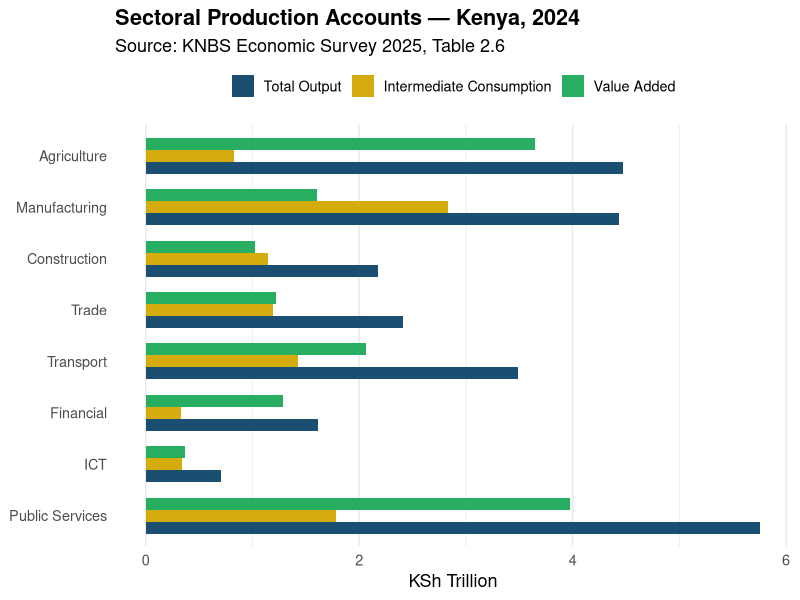
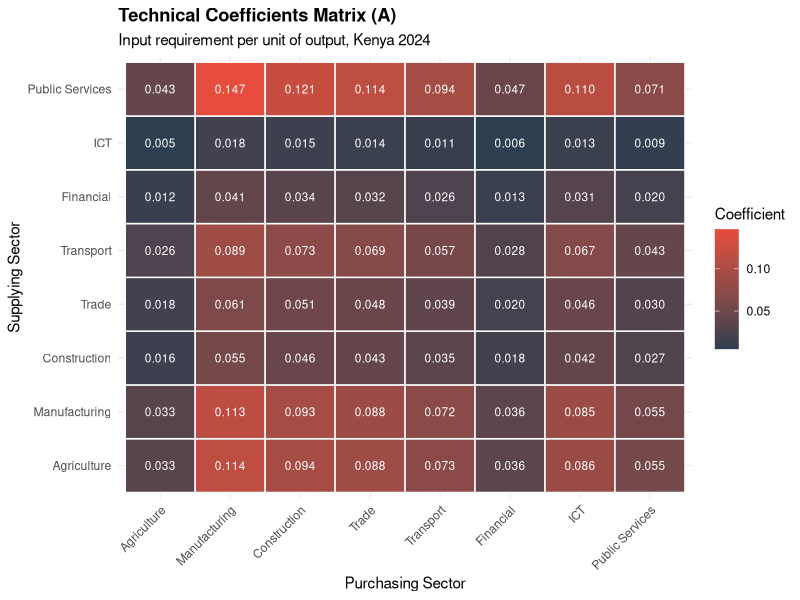
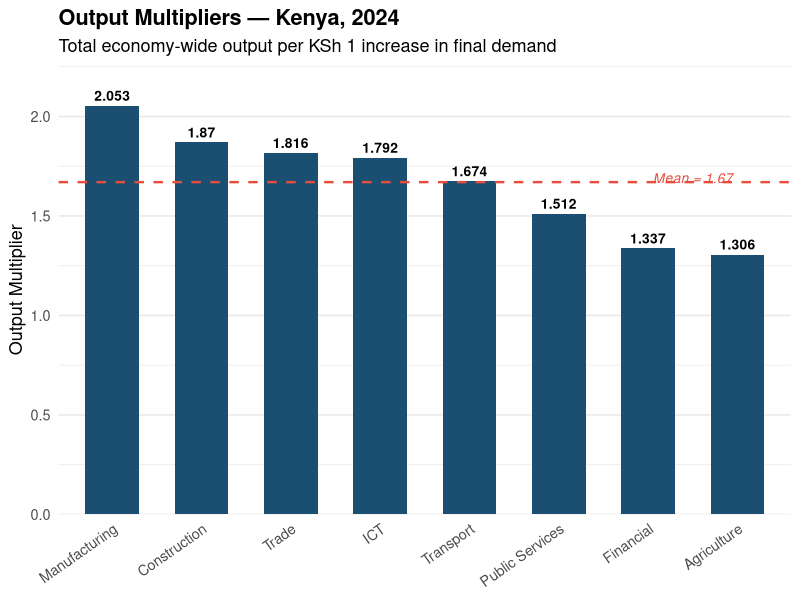
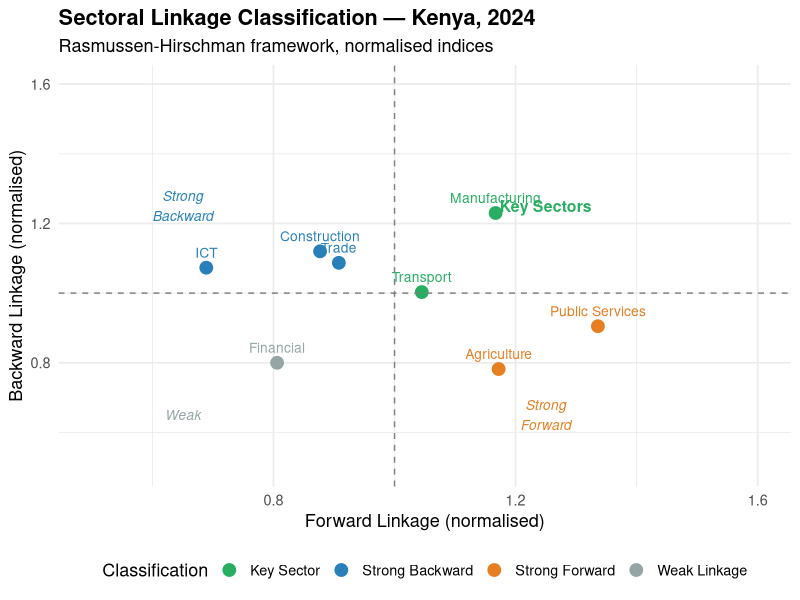
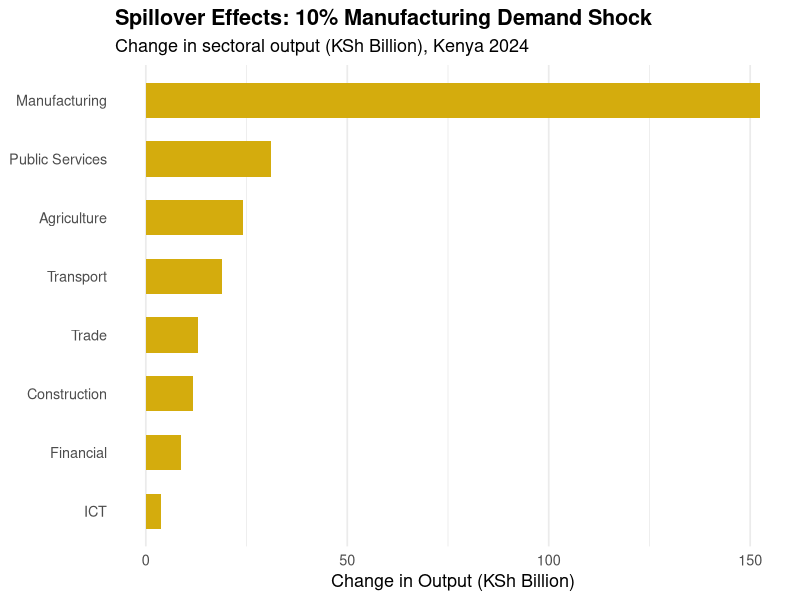
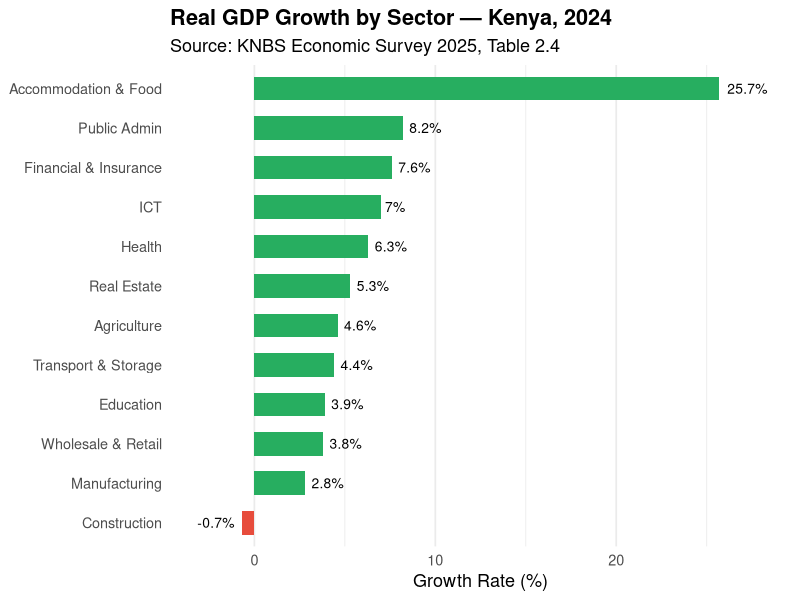

Write the R code that produced these figures, in order.
## ---- chunk 1
knitr::opts_chunk$set(
  echo = TRUE,
  message = FALSE,
  warning = FALSE,
  fig.align = "center"
)
## ---- chunk 2
# ── Sector labels ──
sectors <- c(
  "Agriculture",
  "Manufacturing",
  "Construction",
  "Trade",
  "Transport",
  "Financial",
  "ICT",
  "Public Services"
)

n <- length(sectors)

# ── Total output at basic prices (KSh Million, 2024*) ──
# Source: Table 2.6, Economic Survey 2025 (KNBS)
#
# Sector aggregation:
#   Agriculture     = Agriculture, forestry & fishing
#   Manufacturing   = Manufacturing + Mining & quarrying + Electricity supply
#                     + Water supply, sewerage & waste management
#   Construction    = Construction
#   Trade           = Wholesale & retail trade; repairs
#   Transport       = Transportation & storage
#   Financial       = Financial & insurance activities
#   ICT             = Information & communication
#   Public Services = Public administration & defence + Education
#                     + Health & social work + Real estate
#                     + Professional, scientific & technical activities
#                     + Administrative & support service activities
#                     + Accommodation & food services + Other services
#                     + Activities of households as employers

total_output <- c(
  4476418,     # Agriculture
  4435186,     # Manufacturing (3,691,742 + 218,471 + 455,966 + 69,007)
  2171266,     # Construction
  2412339,     # Trade
  3484863,     # Transport & storage
  1614214,     # Financial & insurance
  701267,      # ICT
  5758435      # Public services (aggregated)
)

# ── Total intermediate consumption (KSh Million, 2024*) ──
intermediate_consumption <- c(
  830316,      # Agriculture
  2831010,     # Manufacturing (2,515,349 + 109,501 + 96,659 + 109,501)
  1144143,     # Construction
  1192628,     # Trade
  1423903,     # Transport & storage
  329373,      # Financial & insurance
  336724,      # ICT
  1784770      # Public services (aggregated)
)

# ── Value added = Output - Intermediate consumption ──
value_added <- total_output - intermediate_consumption

# ── Final demand (approximated from GDP contribution, Table 2.1, 2024*) ──
final_demand <- c(
  3646102,     # Agriculture
  1285363,     # Manufacturing
  1027123,     # Construction
  1219711,     # Trade
  2060960,     # Transport & storage
  1284840,     # Financial & insurance
  364542,      # ICT
  3973894      # Public services
)

names(total_output) <- sectors
names(intermediate_consumption) <- sectors
names(value_added) <- sectors
names(final_demand) <- sectors
## ---- chunk 3
accounts_df <- data.frame(
  Sector = sectors,
  `Output (KSh M)` = format(total_output, big.mark = ","),
  `Intermediate Consumption (KSh M)` = format(intermediate_consumption, big.mark = ","),
  `Value Added (KSh M)` = format(value_added, big.mark = ","),
  `IC/Output Ratio` = round(intermediate_consumption / total_output, 3),
  check.names = FALSE
)

knitr::kable(accounts_df,
             caption = "Table 1: Sectoral Production Accounts, Kenya 2024 (KSh Million)",
             align = c("l", rep("r", 4)))
## ---- chunk 4
library(ggplot2)

plot_df <- data.frame(
  Sector = rep(sectors, 3),
  Component = rep(c("Total Output", "Intermediate Consumption", "Value Added"), each = n),
  Value = c(total_output, intermediate_consumption, value_added) / 1e6
)
plot_df$Sector <- factor(plot_df$Sector, levels = rev(sectors))
plot_df$Component <- factor(plot_df$Component,
                            levels = c("Total Output", "Intermediate Consumption", "Value Added"))

ggplot(plot_df, aes(x = Sector, y = Value, fill = Component)) +
  geom_bar(stat = "identity", position = "dodge", width = 0.7) +
  coord_flip() +
  scale_fill_manual(values = c("#1B4F72", "#D4AC0D", "#27AE60")) +
  labs(
    title = "Sectoral Production Accounts — Kenya, 2024",
    subtitle = "Source: KNBS Economic Survey 2025, Table 2.6",
    y = "KSh Trillion",
    x = NULL,
    fill = NULL
  ) +
  theme_minimal(base_size = 13) +
  theme(
    legend.position = "top",
    plot.title = element_text(face = "bold"),
    panel.grid.major.y = element_blank()
  )
## ---- chunk 5
# ── Estimate inter-industry transaction matrix (Z) ──
output_shares <- total_output / sum(total_output)

Z <- matrix(0, nrow = n, ncol = n)
for (j in 1:n) {
  Z[, j] <- intermediate_consumption[j] * output_shares
}

colnames(Z) <- sectors
rownames(Z) <- sectors

cat("Estimated Transaction Matrix Z (KSh Million, 2024):\n")
print(round(Z, 0))
## ---- chunk 6
# ── Technical coefficients matrix ──
A <- Z / matrix(total_output, nrow = n, ncol = n, byrow = TRUE)

cat("Technical Coefficients Matrix A:\n")
print(round(A, 4))
## ---- chunk 7
library(reshape2)

A_melt <- melt(A)
colnames(A_melt) <- c("Supplying_Sector", "Purchasing_Sector", "Coefficient")

ggplot(A_melt, aes(x = Purchasing_Sector, y = Supplying_Sector, fill = Coefficient)) +
  geom_tile(color = "white", linewidth = 0.5) +
  geom_text(aes(label = sprintf("%.3f", Coefficient)), size = 3, color = "white") +
  scale_fill_gradient(low = "#2C3E50", high = "#E74C3C") +
  labs(
    title = "Technical Coefficients Matrix (A)",
    subtitle = "Input requirement per unit of output, Kenya 2024",
    x = "Purchasing Sector",
    y = "Supplying Sector"
  ) +
  theme_minimal(base_size = 11) +
  theme(
    axis.text.x = element_text(angle = 45, hjust = 1),
    plot.title = element_text(face = "bold"),
    legend.position = "right"
  )
## ---- chunk 8
# ── Leontief inverse ──
I_mat <- diag(n)
L <- solve(I_mat - A)

colnames(L) <- sectors
rownames(L) <- sectors

cat("Leontief Inverse Matrix L = (I - A)^{-1}:\n")
print(round(L, 4))
## ---- chunk 9
# ── Output multipliers (column sums of Leontief inverse) ──
output_multipliers <- colSums(L)
names(output_multipliers) <- sectors

mult_df <- data.frame(
  Sector = sectors,
  Multiplier = round(output_multipliers, 4)
)
mult_df <- mult_df[order(-mult_df$Multiplier), ]

knitr::kable(mult_df,
             caption = "Table 2: Output Multipliers by Sector",
             row.names = FALSE,
             align = c("l", "r"))
## ---- chunk 10
mult_df$Sector <- factor(mult_df$Sector, levels = mult_df$Sector)

ggplot(mult_df, aes(x = Sector, y = Multiplier)) +
  geom_col(fill = "#1B4F72", width = 0.6) +
  geom_hline(yintercept = mean(output_multipliers), linetype = "dashed",
             color = "#E74C3C", linewidth = 0.8) +
  geom_text(aes(label = round(Multiplier, 3)), vjust = -0.5, size = 3.5,
            fontface = "bold") +
  annotate("text", x = n - 0.5, y = mean(output_multipliers) + 0.02,
           label = paste0("Mean = ", round(mean(output_multipliers), 3)),
           color = "#E74C3C", fontface = "italic", size = 3.5) +
  labs(
    title = "Output Multipliers — Kenya, 2024",
    subtitle = "Total economy-wide output per KSh 1 increase in final demand",
    x = NULL,
    y = "Output Multiplier"
  ) +
  theme_minimal(base_size = 13) +
  theme(
    axis.text.x = element_text(angle = 35, hjust = 1),
    plot.title = element_text(face = "bold"),
    panel.grid.major.x = element_blank()
  ) +
  scale_y_continuous(expand = expansion(mult = c(0, 0.1)))
## ---- chunk 11
backward <- colSums(L)
forward  <- rowSums(L)

# Normalise relative to economy-wide mean
backward_norm <- backward / mean(backward)
forward_norm  <- forward / mean(forward)

linkage_df <- data.frame(
  Sector   = sectors,
  Backward = round(backward_norm, 3),
  Forward  = round(forward_norm, 3),
  Classification = ifelse(
    backward_norm > 1 & forward_norm > 1, "Key Sector",
    ifelse(backward_norm > 1, "Strong Backward",
           ifelse(forward_norm > 1, "Strong Forward", "Weak Linkage"))
  )
)

knitr::kable(linkage_df,
             caption = "Table 3: Normalised Backward and Forward Linkages",
             align = c("l", "r", "r", "l"))
## ---- chunk 12
ggplot(linkage_df, aes(x = Forward, y = Backward, label = Sector, color = Classification)) +
  geom_point(size = 4) +
  geom_text(vjust = -1, size = 3.5, show.legend = FALSE) +
  geom_hline(yintercept = 1, linetype = "dashed", color = "grey50") +
  geom_vline(xintercept = 1, linetype = "dashed", color = "grey50") +
  annotate("text", x = 1.25, y = 1.25, label = "Key Sectors",
           color = "#27AE60", fontface = "bold", size = 4) +
  annotate("text", x = 0.65, y = 1.25, label = "Strong\nBackward",
           color = "#2980B9", fontface = "italic", size = 3.5) +
  annotate("text", x = 1.25, y = 0.65, label = "Strong\nForward",
           color = "#E67E22", fontface = "italic", size = 3.5) +
  annotate("text", x = 0.65, y = 0.65, label = "Weak",
           color = "#95A5A6", fontface = "italic", size = 3.5) +
  scale_color_manual(values = c(
    "Key Sector"       = "#27AE60",
    "Strong Backward"  = "#2980B9",
    "Strong Forward"   = "#E67E22",
    "Weak Linkage"     = "#95A5A6"
  )) +
  labs(
    title = "Sectoral Linkage Classification — Kenya, 2024",
    subtitle = "Rasmussen-Hirschman framework, normalised indices",
    x = "Forward Linkage (normalised)",
    y = "Backward Linkage (normalised)",
    color = "Classification"
  ) +
  theme_minimal(base_size = 13) +
  theme(
    plot.title = element_text(face = "bold"),
    legend.position = "bottom"
  ) +
  coord_cartesian(xlim = c(0.5, 1.6), ylim = c(0.5, 1.6))
## ---- chunk 13
# ── Demand shock: +10% in Manufacturing final demand ──
shock <- rep(0, n)
shock[2] <- 0.10 * final_demand[2]  # 10% of Manufacturing final demand

names(shock) <- sectors
cat("Demand Shock Vector (KSh Million):\n")
print(round(shock, 0))

# ── Impact on total output ──
impact <- L %*% shock

impact_df <- data.frame(
  Sector = sectors,
  `Baseline Output` = format(round(total_output, 0), big.mark = ","),
  `Change in Output` = format(round(as.vector(impact), 0), big.mark = ","),
  `Pct Change` = paste0(round(as.vector(impact) / total_output * 100, 2), "%"),
  check.names = FALSE
)

knitr::kable(impact_df,
             caption = "Table 4: Impact of 10% Increase in Manufacturing Final Demand",
             align = c("l", "r", "r", "r"))
## ---- chunk 14
shock_plot <- data.frame(
  Sector = factor(sectors, levels = sectors[order(as.vector(impact))]),
  Impact = as.vector(impact) / 1e3
)

ggplot(shock_plot, aes(x = Sector, y = Impact)) +
  geom_col(fill = "#D4AC0D", width = 0.6) +
  coord_flip() +
  labs(
    title = "Spillover Effects: 10% Manufacturing Demand Shock",
    subtitle = "Change in sectoral output (KSh Billion), Kenya 2024",
    x = NULL,
    y = "Change in Output (KSh Billion)"
  ) +
  theme_minimal(base_size = 13) +
  theme(
    plot.title = element_text(face = "bold"),
    panel.grid.major.y = element_blank()
  )
## ---- chunk 15
# Source: Table 2.4, Economic Survey 2025 (KNBS)
growth_sectors <- c(
  "Agriculture", "Manufacturing", "Construction",
  "Wholesale & Retail", "Transport & Storage",
  "Financial & Insurance", "ICT",
  "Accommodation & Food", "Real Estate",
  "Public Admin", "Education", "Health"
)

growth_2024 <- c(4.6, 2.8, -0.7, 3.8, 4.4, 7.6, 7.0, 25.7, 5.3, 8.2, 3.9, 6.3)

growth_df <- data.frame(
  Sector = factor(growth_sectors, levels = growth_sectors[order(growth_2024)]),
  Growth = growth_2024
)

ggplot(growth_df, aes(x = Sector, y = Growth, fill = Growth > 0)) +
  geom_col(width = 0.6) +
  coord_flip() +
  scale_fill_manual(values = c("TRUE" = "#27AE60", "FALSE" = "#E74C3C"), guide = "none") +
  geom_text(aes(label = paste0(Growth, "%")),
            hjust = ifelse(growth_2024 > 0, -0.2, 1.2), size = 3.5) +
  labs(
    title = "Real GDP Growth by Sector — Kenya, 2024",
    subtitle = "Source: KNBS Economic Survey 2025, Table 2.4",
    x = NULL,
    y = "Growth Rate (%)"
  ) +
  theme_minimal(base_size = 13) +
  theme(
    plot.title = element_text(face = "bold"),
    panel.grid.major.y = element_blank()
  ) +
  scale_y_continuous(expand = expansion(mult = c(0.15, 0.15)))
